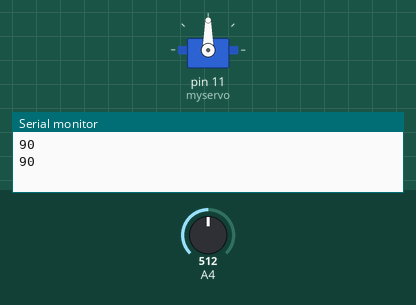
Simulated run of this sketch. Board: Arduino Leonardo, built with avr-gcc and run on an emulated ATmega32U4. Parts: servo, the last lines printed to the serial monitor. Inputs (shaded band) come from the test bench; at power-on: A4 = 512.

Above: at 1.8 s.
1.9 s: A4 set to 716
At 2.6 s:
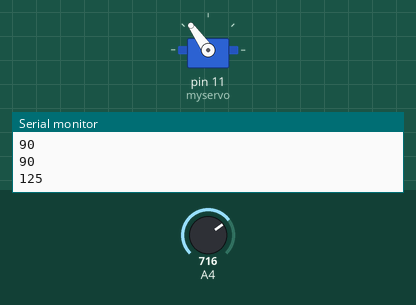
3.5 s: A4 set to 900
At 5.2 s:
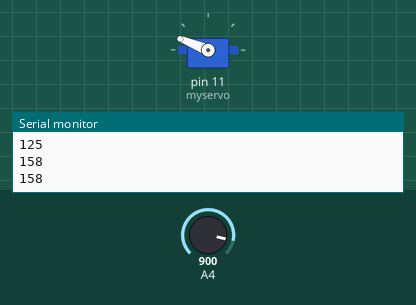
5.5 s: A4 set to 1023
At 6.9 s:
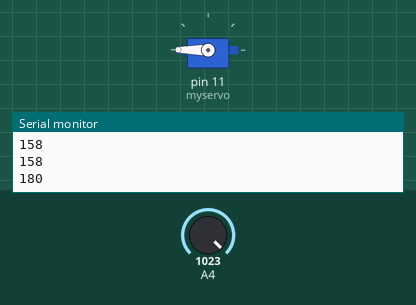
7.5 s: A4 set to 306
At 8.5 s:
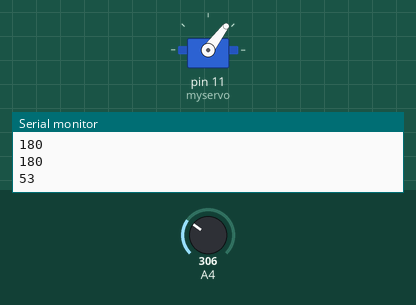
9.5 s: A4 set to 122
At 11.2 s:
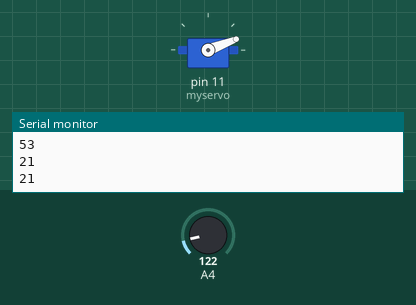
11.5 s: A4 set to 0
At 12.8 s:
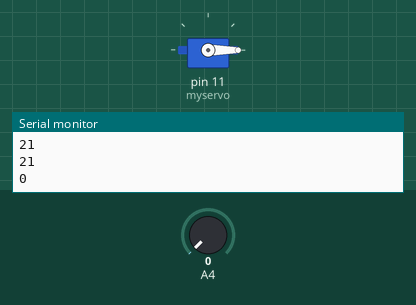
Timing chart, 0 to 14.5 s (numbered marks = the images above; inputs shaded):
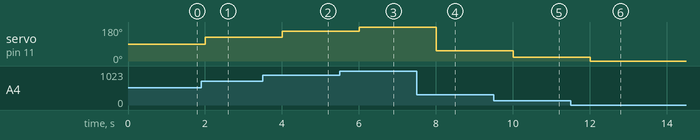

The sketch:

Servoconrtol11.ino
```cpp
#include <Servo.h> //Libraries
#include <Esplora.h>

Servo myservo; //Name of servo

int val; //Something important
void setup() {
  myservo.attach(11); //change this number to which ever pin your servo will be connected to. Pin readout's on README.md
  Serial.begin(9600); //Start reading serial output
}

void loop() {
  int value = Esplora.readSlider(); //Begin reading the Esplora's slider
  value = map(value, 0, 1023, 0, 180); //Translate slider output to servo compatible range
  Serial.println(value); //Print new number in serial monitor
  myservo.write(value); //Tell servo new value and order position change
  delay(1000); //Delay. prevents overloading the Esplora
}
```

Measured:
- after the input at 1.9 s, servo on pin 11 (myservo): 90° → 125° after 0.10 s
- after the input at 3.5 s, servo on pin 11 (myservo): 125° → 158° after 0.50 s
- after the input at 5.5 s, servo on pin 11 (myservo): 158° → 180° after 0.50 s
- after the input at 7.5 s, servo on pin 11 (myservo): 180° → 53° after 0.50 s
- after the input at 9.5 s, servo on pin 11 (myservo): 53° → 21° after 0.51 s
- after the input at 11.5 s, servo on pin 11 (myservo): 21° → 0° after 0.51 s
